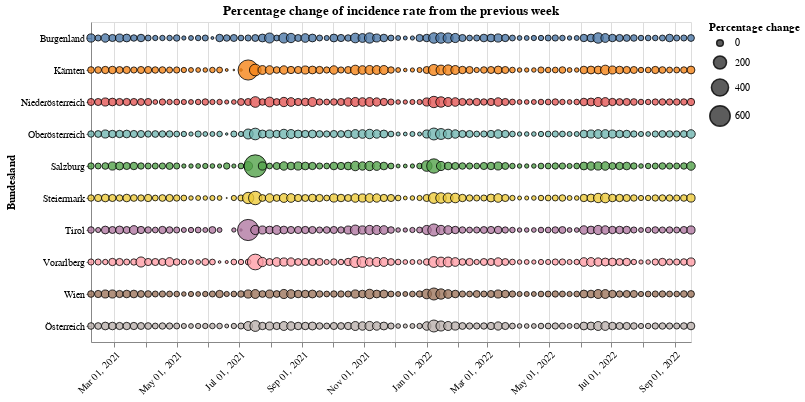

The notebook cell this image was saved under:
### Code cell
#collapse
source = saturdays_data.query("Time >= '2021-01-31'")
alt.Chart(source).mark_circle(
    opacity=0.8,
    stroke='black',
    strokeWidth=1
).encode(
    alt.X('yearmonthdate(Time):T', axis=alt.Axis(title='', labelAngle=-45)),
    alt.Y('Bundesland:N'),
    alt.Size('rate_change:Q',
            scale=alt.Scale(range=[0, 500]),
            legend=alt.Legend(title='Percentage change')
    ),
    alt.Color('Bundesland:N', legend=None),
    tooltip=['Time', 'rate_change']
).properties(
    width=600,
    height=320,
    title='Percentage change of incidence rate from the previous week'
)

### Figure 1 — Vega-Lite specification as saved in the notebook (floating-point values rounded to 4 significant figures; data arrays with more than 128 entries replaced by an {"elided": "..."} marker saying what was removed)
{"config": {"view": {"continuousWidth": 400, "continuousHeight": 300}}, "data": {"name": "data-01c22c74d6ba11e5c954da73af0a3030"}, "mark": {"type": "circle", "opacity": 0.8, "stroke": "black", "strokeWidth": 1}, "encoding": {"color": {"type": "nominal", "field": "Bundesland", "legend": null}, "size": {"type": "quantitative", "field": "rate_change", "legend": {"title": "Percentage change"}, "scale": {"range": [0, 500]}}, "tooltip": [{"type": "temporal", "field": "Time"}, {"type": "quantitative", "field": "rate_change"}], "x": {"type": "temporal", "axis": {"labelAngle": -45, "title": ""}, "field": "Time", "timeUnit": "yearmonthdate"}, "y": {"type": "nominal", "field": "Bundesland"}}, "height": 320, "title": "Percentage change of incidence rate from the previous week", "width": 600, "$schema": "https://vega.github.io/schema/vega-lite/v4.8.1.json", "datasets": {"data-01c22c74d6ba11e5c954da73af0a3030": {"elided": "850 records"}}}
